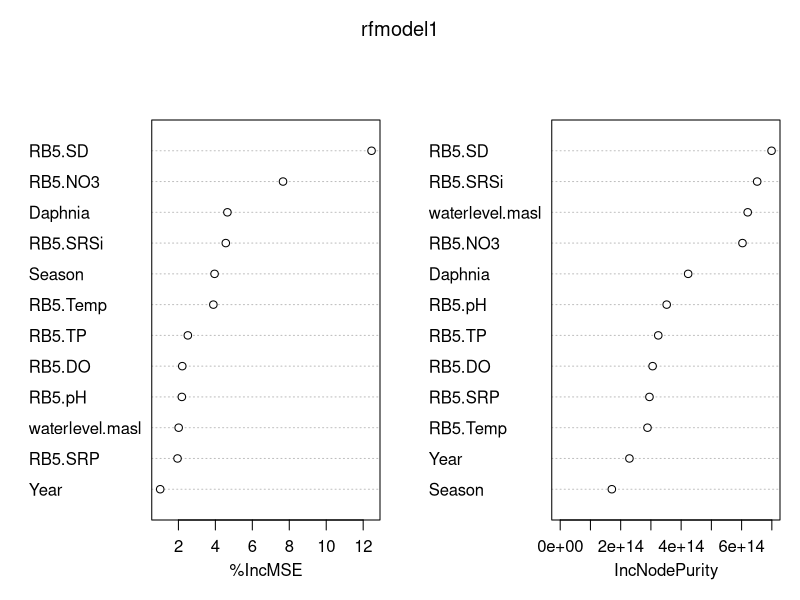
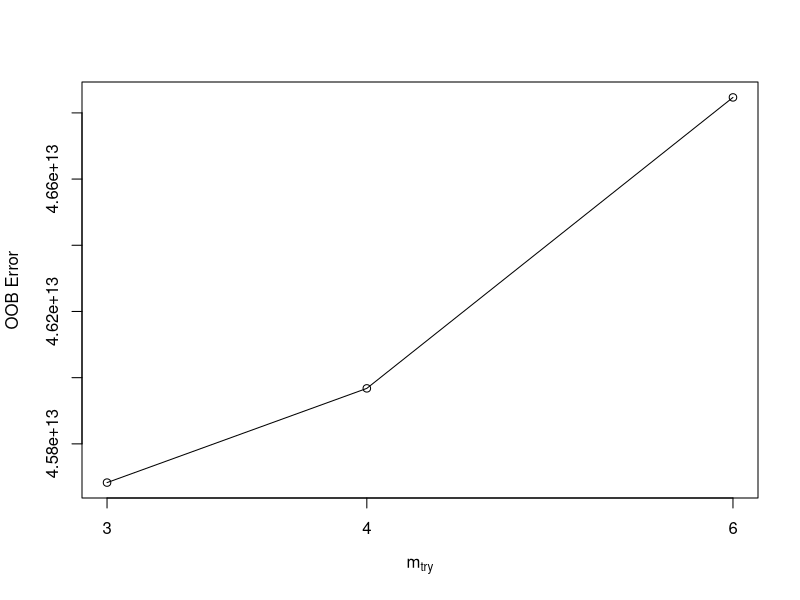
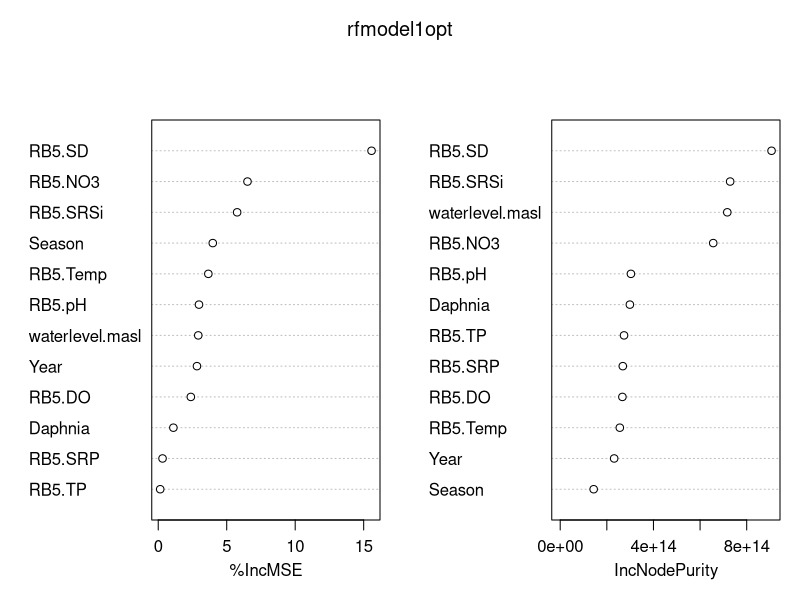
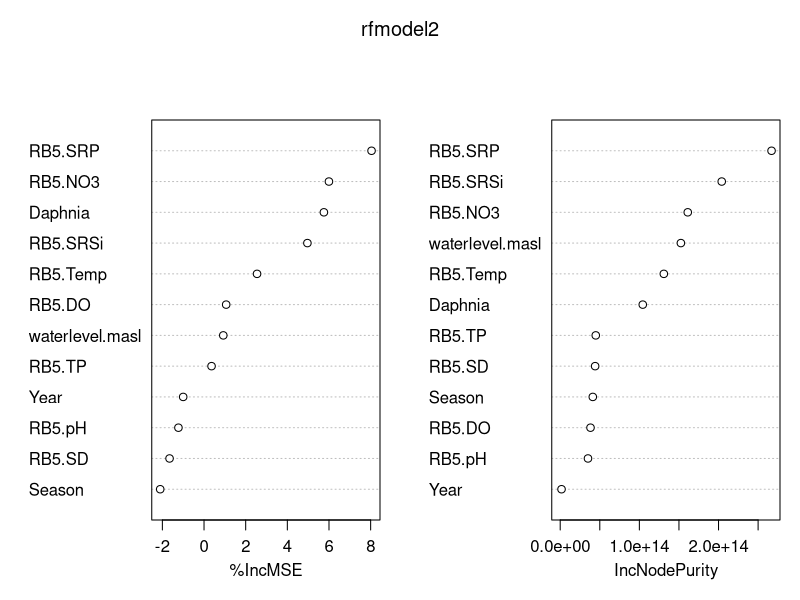
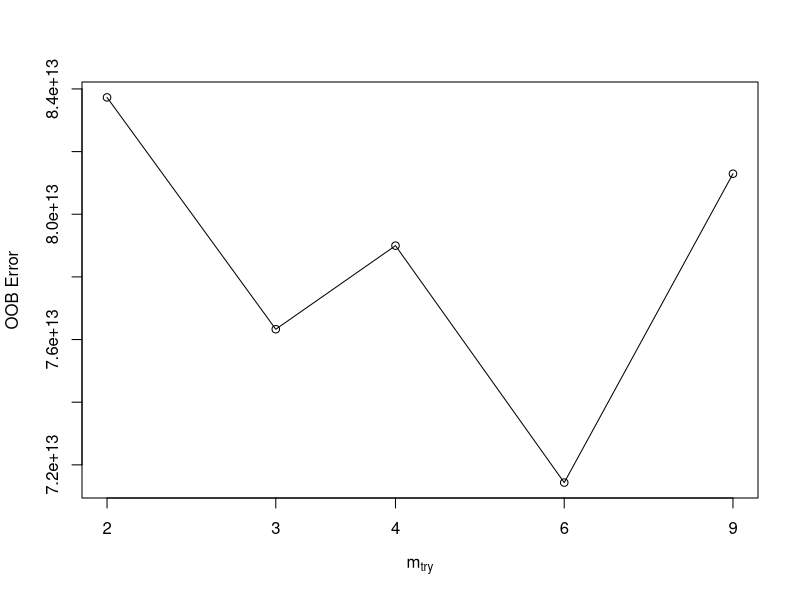
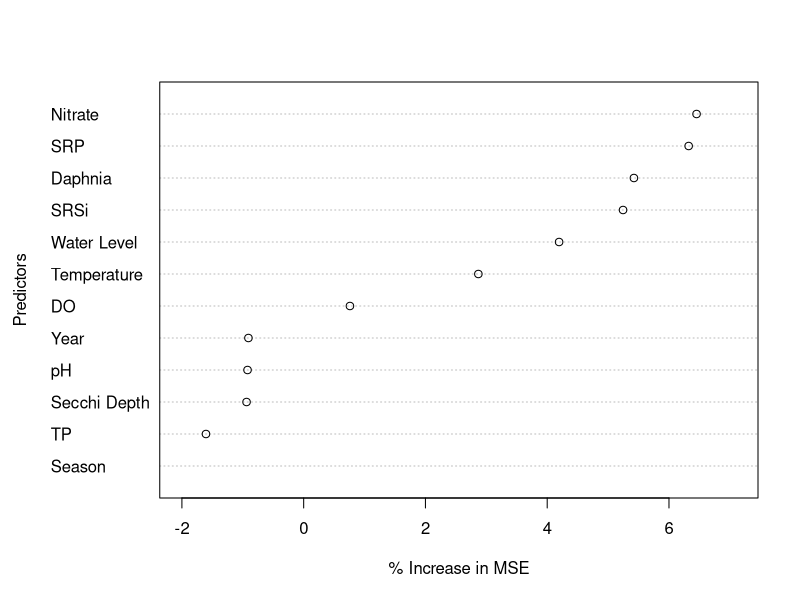

Here is the R script that generated these plots, in order:
## ---- chunk 1
library(tidyverse)
library(caret)
library(randomForest)
knitr::opts_chunk$set(echo = TRUE, warning = FALSE, message = FALSE)
set.seed(888)
## ---- chunk 2
alldata <- read.csv("../data/csv/alldata-2004-2016v2.csv") %>%
  filter(!is.na(Total.Biovolume)) %>%
  select(-YearMonth, -Month, -Cryto.Biovolume, -Cyano.Biovolume, -Diatoms.Biovolume, -Greens.Biovolume, -RB5.ChlA) %>%
  mutate(Year = as.numeric(Year), Season = as.factor(Season))
summary(alldata)
## ---- chunk 3
data_impute <- rfImpute(Total.Biovolume ~ ., data = alldata, ntree = 500)
## ---- chunk 4
trainIndex1 <- createDataPartition(data_impute$Total.Biovolume, p = 0.7, list = FALSE)
trainData1 <- data_impute[trainIndex1, ]
testData1 <- data_impute[-trainIndex1, ]
## ---- chunk 5
rfmodel1 <- randomForest(Total.Biovolume ~ ., data = trainData1, ntree = 500, mtry = sqrt(ncol(trainData1)-1), importance = TRUE)
print(rfmodel1)
rfmodel1$importance
varImpPlot(rfmodel1)
## ---- chunk 6
predictions <- predict(rfmodel1, testData1)
rmse <- sqrt(mean((predictions - testData1$Total.Biovolume)^2))
rsq <- cor(predictions, testData1$Total.Biovolume)^2
cat("R²:", rsq, "\nRMSE:", rmse)
## ---- chunk 7
tuned_model <- tuneRF(trainData1[, -which(names(trainData1) == "Total.Biovolume")], trainData1$Total.Biovolume, stepFactor = 1.5, improve = 0.01, ntreeTry = 500, trace = TRUE)
## ---- chunk 8
rfmodel1opt <- randomForest(Total.Biovolume ~ ., data = trainData1, ntree = 500, mtry = 6, importance = TRUE)
print(rfmodel1opt)
rfmodel1opt$importance
predictions1opt <- predict(rfmodel1opt, testData1)
rmse1opt <- sqrt(mean((predictions1opt - testData1$Total.Biovolume)^2))
rsq1opt <- cor(predictions1opt, testData1$Total.Biovolume)^2
cat("R²:", rsq1opt, "\nRMSE:", rmse1opt)
varImpPlot(rfmodel1opt)
## ---- chunk 9
set.seed(40)
noNAdata <- alldata %>% drop_na()
## ---- chunk 10
trainIndex2 <- createDataPartition(noNAdata$Total.Biovolume, p = 0.7, list = FALSE)
trainData2 <- noNAdata[trainIndex2, ]
testData2 <- noNAdata[-trainIndex2, ]
## ---- chunk 11
rfmodel2 <- randomForest(Total.Biovolume ~ ., data = trainData2, ntree = 500, mtry = sqrt(ncol(trainData2)-1), importance = TRUE)
print(rfmodel2)
rfmodel2$importance
predictions2 <- predict(rfmodel2, testData2)
rmse2 <- sqrt(mean((predictions2 - testData2$Total.Biovolume)^2))
rsq2 <- cor(predictions2, testData2$Total.Biovolume)^2
cat("R²:", rsq2, "\nRMSE:", rmse2)
varImpPlot(rfmodel2)
## ---- chunk 12
tuned_model2 <- tuneRF(trainData2[, -which(names(trainData2) == "Total.Biovolume")], trainData2$Total.Biovolume, stepFactor = 1.5, improve = 0.01, ntreeTry = 500, trace = TRUE)
## ---- chunk 13
rfmodel2opt <- randomForest(Total.Biovolume ~ ., data = trainData2, ntree = 500, mtry = 4, importance = TRUE)
print(rfmodel2opt)
rfmodel2opt$importance
predictions2opt <- predict(rfmodel2opt, testData2)
rmse2opt <- sqrt(mean((predictions2opt - testData2$Total.Biovolume)^2))
rsq2opt <- cor(predictions2opt, testData2$Total.Biovolume)^2
cat("R²:", rsq2opt, "\nRMSE:", rmse2opt)
## ---- chunk 14
imp_df <- as.data.frame(importance(rfmodel2opt, type = 1))
imp_df$vars <- rownames(imp_df)
imp_df$vars <- recode(imp_df$vars,
                      "RB5.SRP" = "SRP",
                      "RB5.NO3" = "Nitrate",
                      "RB5.SRSi" = "SRSi",
                      "RB5.Temp" = "Temperature",
                      "waterlevel.masl" = "Water Level",
                      "RB5.DO" = "DO",
                      "RB5.pH" = "pH",
                      "RB5.TP" = "TP",
                      "RB5.SD" = "Secchi Depth")
imp_df <- imp_df[order(imp_df$`%IncMSE`), ]
dotchart(imp_df$`%IncMSE`, labels = imp_df$vars, xlim = c(-2, max(imp_df$`%IncMSE`, na.rm = TRUE) * 1.1),
         pch = 1, xlab = "% Increase in MSE", ylab = "Predictors")
